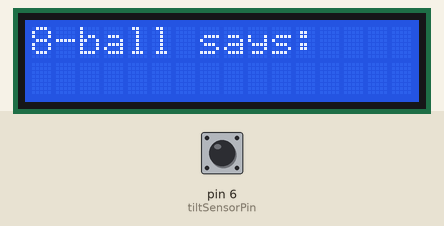
A program run on a simulated Arduino Uno, built with avr-gcc and run on an emulated ATmega328P. On the bench: 16×2 character LCD. The inputs (shaded band) are chosen by the test bench; at power-on: pin 6 (tiltSensorPin) HIGH. Random numbers use the default seed unless the program sets one.

Above: at 1.2 s.
1.3 s: pin 6 (tiltSensorPin) driven LOW
At 2.3 s:
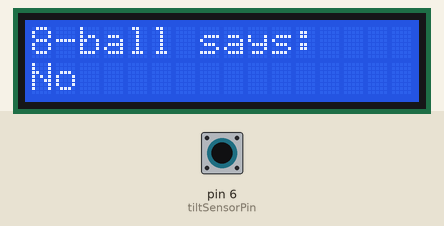
2.9 s: pin 6 (tiltSensorPin) driven HIGH
At 3.5 s:
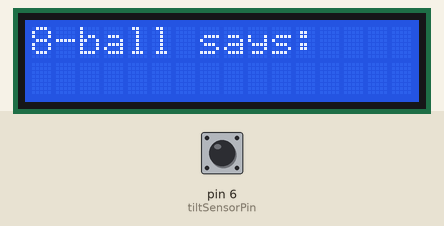
4.5 s: pin 6 (tiltSensorPin) driven LOW
At 5.8 s:
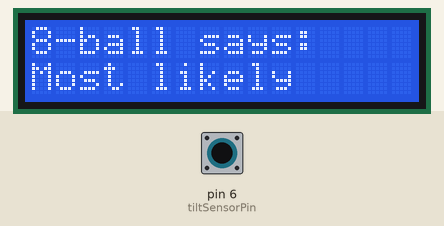
6.1 s: pin 6 (tiltSensorPin) pulsed HIGH 5 times (0.12 s each, 0.3 s apart)
At 8.7 s:
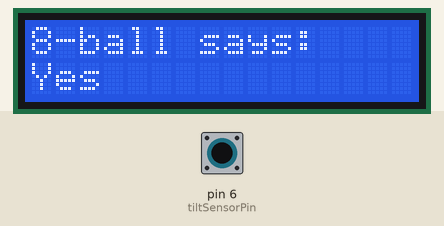
9.1 s: pin 6 (tiltSensorPin) pulsed HIGH 2 times (0.12 s each, 0.3 s apart)
At 10.5 s:
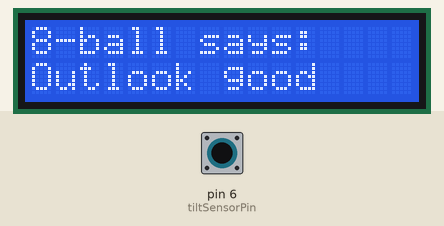
Timing chart, 0 to 12.1 s (numbered marks = the images above; inputs shaded):
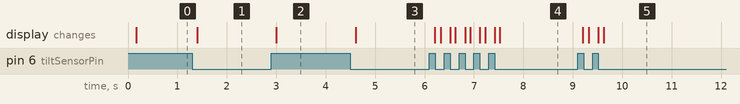

The program:

main.cpp
```cpp
/* For the Lession 7 - Tilt Ball Switch
 * Magic-8 ball using an LCD display
 * by Ricardo Moreno
 * https://github.com/rmorenojr/ElegooTutorial
 *
 * Inspired by Arduino Video Tutorial-07 Crystal Ball Magic Ball - by Arduino
 * https://www.youtube.com/watch?v=kmIy1Y0Jwo8
 *
 * Arduino LiquidCrystal web page
 * https://www.arduino.cc/en/Reference/LiquidCrystal
 * https://github.com/codebendercc/arduino-library-files/tree/master/libraries/LiquidCrystal
 *
 */
#include <Arduino.h>
#include <LiquidCrystal.h>

//Initialize library with LCD screen
//LiquidCrystal(rs, enable, d4, d5, d6, d7)
//  or
//LiquidCrystal(rs, rw, enable, d4, d5, d6, d7)
LiquidCrystal lcd(12, 11, 10, 5, 4, 3, 2);     //instantiates the LiquiCrystal Object class to variable lcd

//Global Constants
const int tiltSensorPin = 6;
//Global Variables
bool currentSwitchState = LOW;                 //bool is the standard, and preferred type for boolean
bool prevSwitchState = LOW;
int reply;

/* ***********************************************************
 *                         Functions
 * *********************************************************** */

//Debouncing function
bool debounce(boolean last){
  //Local Variable
  bool current = digitalRead(tiltSensorPin);

  if(last != current){
    delay(100);                                //100 milliseconds
    current = digitalRead(tiltSensorPin);
  }
  return current;
}

void setup(){
   lcd.begin(16, 2);                        //16 characters and two lines
   pinMode(tiltSensorPin, INPUT_PULLUP);    //sets the pinmode for the tilt sensor
   lcd.print("Ask the");                    //prints the line of text
   lcd.setCursor(0,1);                      //moves the cursor to the next line
   lcd.print("Magic 8-Ball!");              //not sure if hyphen will work
}

void loop(){
  currentSwitchState = debounce(prevSwitchState);  //get the tilt sensor value HIGH or LOW

  if (currentSwitchState != prevSwitchState) {     //looking for a change in the tilt sensor
    if (currentSwitchState == LOW) {              //tilt sensor has made a connection
      lcd.clear();                               //clear the screen
      reply = random(8);                         //random select a number from 0-7
      lcd.setCursor(0, 0);                       //move cursor
      lcd.print("8-ball says:");                 //print the line of text
      lcd.setCursor(0, 1);                       //move the cursor

      switch(reply){                             //switch statement jumps to case with a reply value (0-7)
        case 0:
          lcd.print("Yes");
          break;
        case 1:
          lcd.print("Most likely");
          break;
        case 2:
          lcd.print("Certainly");
          break;
        case 3:
          lcd.print("Outlook good");
          break;
        case 4:
          lcd.print("Unsure");
          break;
        case 5:
          lcd.print("Ask again");
          break;
        case 6:
          lcd.print("Doubtful");
          break;
        case 7:
          lcd.print("No");
          break;
      }
    }
    else {                                         //Detected that the switch is HIGH or tilted down
        lcd.clear();                               //clear the screen
        lcd.setCursor(0, 0);                       //move cursor
        lcd.print("8-ball says:");                 //print the line of text
        lcd.setCursor(0, 1);                       //move the cursor
    }

  }
  //Save the current state into previous state
  prevSwitchState = currentSwitchState;
}
```

Measured:
- after the input at 1.3 s, the display: changes after 0.10 s (image 1)
- after the input at 2.9 s, the display: changes after 0.10 s (image 2)
- after the input at 4.5 s, the display: changes after 0.11 s (image 3)
- after the input at 6.1 s, the display: first changes after 0.10 s (image 4 shows a later state)
- after the input at 9.1 s, the display: first changes after 0.10 s (image 5 shows a later state)
